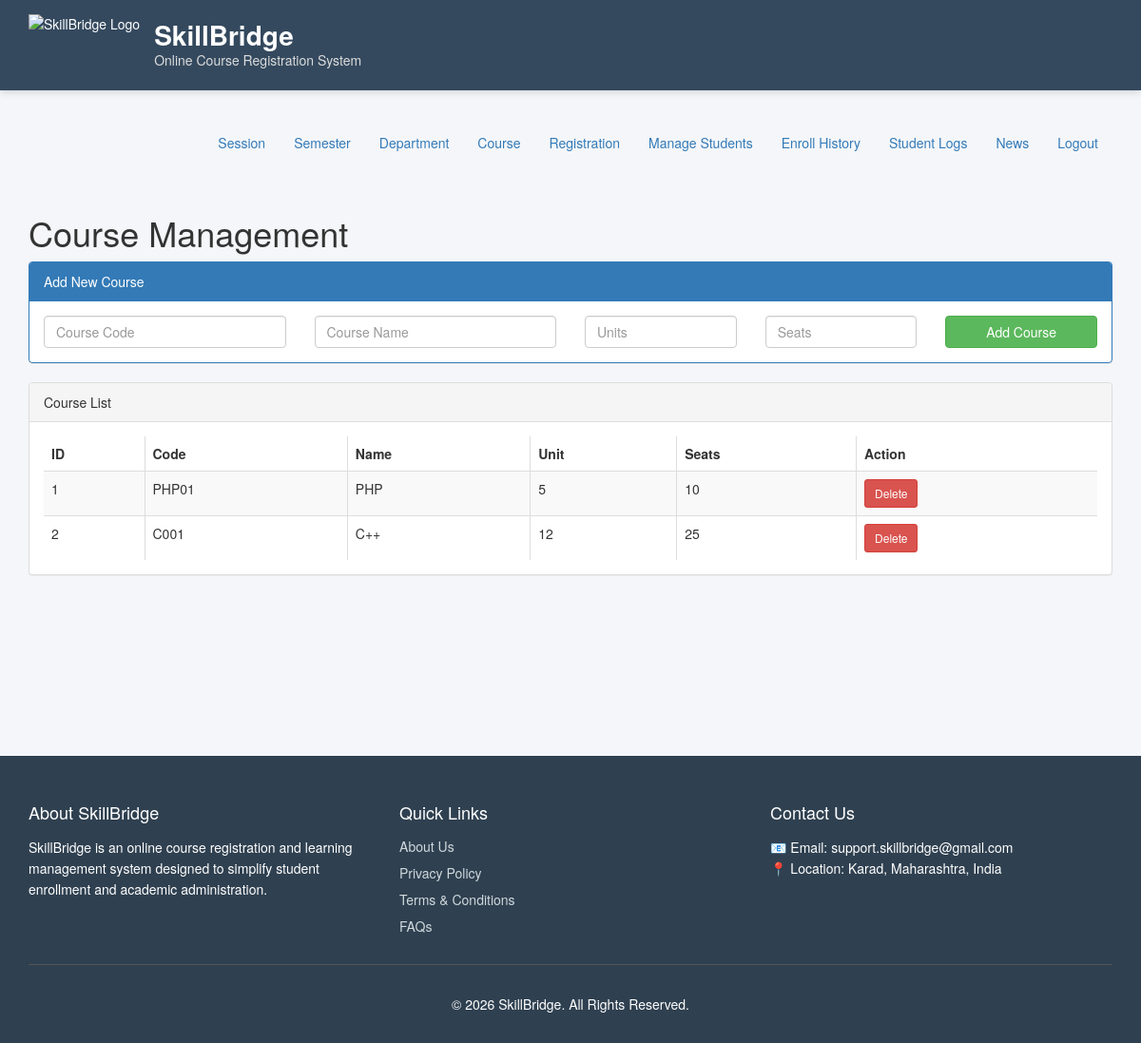
Page /admin/course.php (signed in) on the committed database.
### tables this page shows
CREATE TABLE `course` (
  `id` int(11) NOT NULL,
  `courseCode` varchar(255) DEFAULT NULL,
  `courseName` varchar(255) DEFAULT NULL,
  `courseUnit` varchar(255) DEFAULT NULL,
  `noofSeats` int(11) DEFAULT NULL,
  `creationDate` timestamp NULL DEFAULT current_timestamp(),
  `updationDate` varchar(255) DEFAULT NULL
);

### admin/course.php (the view, shortened to what this page needs)
<?php
require_once('includes/config.php');
$result = mysqli_query($con, "SELECT * FROM course");
?>
<?php include('includes/header.php'); ?>
<?php include('includes/menubar.php'); ?>
<div class="content-wrapper">
<div class="container">
<div class="row">
    <div class="col-md-12">
        <h1 class="page-head-line">Course Management</h1>
    </div>
</div>
<div class="row">
<div class="col-md-12">
<div class="panel panel-primary">
<div class="panel-heading">Add New Course</div>
<div class="panel-body">
<form method="post" class="row">
    <div class="col-md-3">
        <input type="text" name="coursecode" class="form-control" placeholder="Course Code" required>
    </div>
    <div class="col-md-3">
        <input type="text" name="coursename" class="form-control" placeholder="Course Name" required>
    </div>
    <div class="col-md-2">
        <input type="number" name="courseunit" class="form-control" placeholder="Units" required>
    </div>
    <div class="col-md-2">
        <input type="number" name="seatlimit" class="form-control" placeholder="Seats" required>
    </div>
    <div class="col-md-2">
        <button type="submit" name="submit" class="btn btn-success btn-block">
            Add Course
        </button>
    </div>
</form>
</div>
</div>
</div>
</div>
<div class="row">
<div class="col-md-12">
<div class="panel panel-default">
<div class="panel-heading">Course List</div>
<div class="panel-body table-responsive">
<table class="table table-bordered table-striped">
<thead>
<tr>
    <th>ID</th>
    <th>Code</th>
    <th>Name</th>
    <th>Unit</th>
    <th>Seats</th>
    <th>Action</th>
</tr>
</thead>
<tbody>
<?php while ($row = mysqli_fetch_assoc($result)) { ?>
<tr>
    <td><?php echo $row['id']; ?></td>
    <td><?php echo htmlentities($row['courseCode']); ?></td>
    <td><?php echo htmlentities($row['courseName']); ?></td>
    <td><?php echo $row['courseUnit']; ?></td>
    <td><?php echo $row['noofSeats']; ?></td>
    <td>
        <a href="course.php?del=<?php echo $row['id']; ?>"
           class="btn btn-danger btn-sm"
           onclick="return confirm('Delete this course?');">
           Delete
        </a>
    </td>
</tr>
<?php } ?>
</tbody>
</table>
</div>
</div>
</div>
</div>
</div>
</div>
<?php include('includes/footer.php'); ?>

### assets/css/style.css (style rules this page uses)
h1, h2, h3 { color:#333; }

### admin/includes/header.php (style rules this page uses)
body { background:#f4f6f9; margin:0; padding:0; }
.content-wrapper { min-height:550px; padding:30px 0; }

### rows in the picture
course: id "1", courseCode "PHP01", courseName "PHP", courseUnit "5", noofSeats "10"
course: id "2", courseCode "C001", courseName "C++", courseUnit "12", noofSeats "25"
